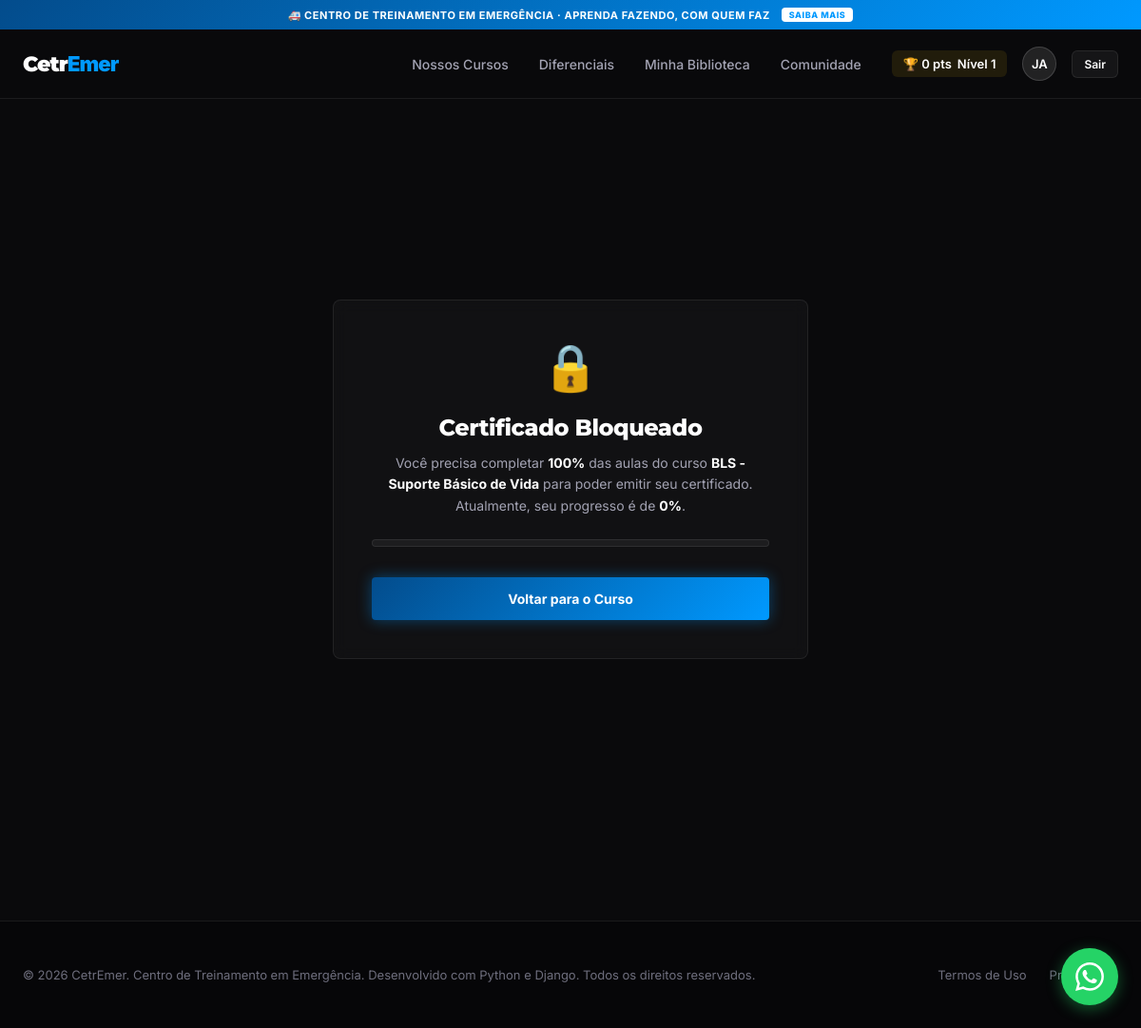
The page /courses/suporte-basico-vida-bls/certificate/ (signed in) on the database its author committed.
### users/models.py (models this page shows, shortened)
class User(AbstractUser):
    class Role(models.TextChoices):
        STUDENT = 'STUDENT', 'Student'
        CREATOR = 'CREATOR', 'Creator'
        ADMIN = 'ADMIN', 'Admin'
    role = models.CharField(
        max_length=10,
        choices=Role.choices,
        default=Role.STUDENT
    )
    avatar = models.ImageField(upload_to='avatars/', null=True, blank=True)
    bio = models.TextField(blank=True)

class StudentProfile(models.Model):
    user = models.OneToOneField(User, on_delete=models.CASCADE, related_name='student_profile')
    points = models.PositiveIntegerField(default=0)
    level = models.PositiveIntegerField(default=1)
    title = models.CharField(max_length=50, default='Novice')
    full_name = models.CharField(max_length=255, blank=True, null=True, verbose_name="Nome Completo")
    cpf = models.CharField(max_length=14, blank=True, null=True, verbose_name="CPF")
    address = models.TextField(blank=True, null=True, verbose_name="Endereço")

### courses/models.py (models this page shows, shortened)
class Course(models.Model):
    title = models.CharField(max_length=200)
    slug = models.SlugField(unique=True)
    description = models.TextField(blank=True)
    cover_image = models.ImageField(upload_to='courses/', null=True, blank=True)
    creator = models.ForeignKey(CreatorProfile, on_delete=models.CASCADE, related_name='courses')
    price = models.DecimalField(max_digits=10, decimal_places=2, default=0.00)
    is_published = models.BooleanField(default=False)
    live_meet_url = models.URLField(blank=True, null=True, verbose_name="Link do Google Meet")
    live_schedule_embed = models.TextField(blank=True, null=True, verbose_name="Código de Incorporação da Agenda (Google Calendar)")
    created_at = models.DateTimeField(auto_now_add=True)

### courses/views.py (the view, shortened to what this page needs)
# urls.py: path('courses/<slug:course_slug>/certificate/', course_views.issue_certificate, name='issue_certificate'),
@login_required
def issue_certificate(request, course_slug):
    course = get_object_or_404(Course, slug=course_slug)
    if request.user.role != 'STUDENT':
        raise Http404("Apenas alunos podem obter certificados.")
    student_profile = request.user.student_profile
    if not Enrollment.objects.filter(student=student_profile, course=course).exists():
        raise Http404("Você não está matriculado neste curso.")
    total_lessons = Lesson.objects.filter(module__course=course).count()
    completed_lessons = Progress.objects.filter(
        student=student_profile,
        lesson__module__course=course,
        is_completed=True
    ).count()
    progress_percent = int((completed_lessons / total_lessons) * 100) if total_lessons > 0 else 0
    if progress_percent < 100:
        return render(request, 'courses/certificate_error.html', {
            'course': course,
            'progress_percent': progress_percent
        })

### templates/courses/certificate_error.html (shortened to what this page needs)
{% extends 'base.html' %}
{% block content %}
<div class="container" style="padding-top: 80px; min-height: 100vh; display: flex; align-items: center; justify-content: center; padding-bottom: 80px;">
    <div class="glass-card" style="max-width: 500px; text-align: center; padding: 40px; border-radius: 8px;">
        <span style="font-size: 48px;">🔒</span>
        <h2 style="font-family: var(--font-title); font-size: 24px; font-weight: 800; color: #fff; margin-top: 20px; margin-bottom: 12px;">
            Certificado Bloqueado
        </h2>
        <p style="color: var(--text-secondary); font-size: 14px; line-height: 1.6; margin-bottom: 24px;">
            Você precisa completar <strong>100%</strong> das aulas do curso <strong>{{ course.title }}</strong> para poder emitir seu certificado.
            Atualmente, seu progresso é de <strong>{{ progress_percent }}%</strong>.
        </p>
        <div style="background: rgba(255,255,255,0.05); border: 1px solid var(--border-color); height: 8px; border-radius: 4px; overflow: hidden; margin-bottom: 32px;">
        </div>
        <a href="{% url 'lesson_detail' course.slug 1 %}" class="btn btn-primary" style="width: 100%; font-weight: 700; border-radius: 4px; padding: 14px;">
            Voltar para o Curso
        </a>
    </div>
</div>
{% endblock %}

### templates/base.html (shortened to what this page needs)
{% load static %}
<!DOCTYPE html>
<html lang="pt-BR">
<head>
    <link rel="stylesheet" href="{% static 'css/main.css' %}">
    <link rel="stylesheet" href="{% static 'css/components.css' %}">
</head>
<body>
    <div class="header-wrapper">
        <div class="top-bar" style="background: linear-gradient(135deg, #034c8c 0%, #0099ff 100%);">
            <span>🚑 CENTRO DE TREINAMENTO EM EMERGÊNCIA · APRENDA FAZENDO, COM QUEM FAZ</span>
            <a href="{% url 'landing' %}#features">SAIBA MAIS</a>
        </div>
        <nav class="nav">
            <div class="container nav-inner">
                <a class="logo" href="{% url 'landing' %}">
                    <span style="font-family: var(--font-title); font-size: 22px; font-weight: 900; letter-spacing: -0.04em; color: #fff;">Cetr<span style="color: #0099ff;">Emer</span></span>
                </a>
                <ul class="nav-links">
                    <li><a href="{% url 'landing' %}#catalog">Nossos Cursos</a></li>
                    <li><a href="{% url 'landing' %}#features">Diferenciais</a></li>
                      {% if user.is_authenticated %}
                        {% if user.role == 'CREATOR' %}
                            <li><a href="{% url 'creator_dashboard' %}">Painel do Produtor</a></li>
                        {% else %}
                            <li><a href="{% url 'dashboard' %}">Minha Biblioteca</a></li>
                        {% endif %}
                        <li><a href="{% url 'community_hub' %}">Comunidade</a></li>
                        <div class="nav-user">
                            {% if user.role == 'STUDENT' %}
                                <div class="nav-user-points">
                                    <span>🏆 {{ user.student_profile.points }} pts</span>
                                    <span>Nível {{ user.student_profile.level }}</span>
                                </div>
                            {% endif %}
                            <a href="{% url 'settings' %}" title="Configurações da Conta" style="text-decoration: none; cursor: pointer; display: flex; align-items: center;">
                                {% if user.avatar %}
                                    <img class="nav-user-avatar" src="{{ user.avatar.url }}" alt="{{ user.username }}" style="border-radius: 50%; border: 1px solid rgba(255,255,255,0.15); width: 36px; height: 36px; object-fit: cover;">
                                {% else %}
                                    <div class="nav-user-avatar" style="background: rgba(255,255,255,0.1); display: flex; align-items: center; justify-content: center; font-weight: 600; font-size: 13px; border-radius: 50%; color: #fff; width: 36px; height: 36px; border: 1px solid rgba(255,255,255,0.15); transition: border-color 0.2s;">
                                        {{ user.username|slice:":2"|upper }}
                                    </div>
                                {% endif %}
                            </a>
                            <li>
                                <form action="{% url 'logout' %}" method="post" style="display: inline;">
                                    <button type="submit" class="btn btn-secondary" style="padding: 6px 12px; font-size: 12px; height: auto;">Sair</button>
                                </form>
                            </li>
                        </div>
                    {% endif %}
                </ul>
            </div>
        </nav>
    </div>
    {% block content %}
    {% endblock %}
    <footer class="footer">
        <div class="container footer-inner">
            <span class="footer-text">© 2026 CetrEmer. Centro de Treinamento em Emergência. Desenvolvido com Python e Django. Todos os direitos reservados.</span>
            <div style="display: flex; gap: 24px;">
                <a href="#" class="footer-text">Termos de Uso</a>
                <a href="#" class="footer-text">Privacidade</a>
            </div>
        </div>
    </footer>
    <a href="https://wa.me/5567996494740" target="_blank" rel="noopener" class="wa-float-btn" aria-label="Fale conosco no WhatsApp">
    </a>
</body>
</html>

### static/css/main.css (style rules this page uses)
:root { --bg-primary: #0a0a0c; --bg-secondary: #121216; --bg-card: rgba(255, 255, 255, 0.03); --bg-card-hover: rgba(255, 255, 255, 0.07); --border-color: rgba(255, 255, 255, 0.08); --border-focus: #ea083d; --text-primary: #ffffff; --text-secondary: #a3a3b3; --text-muted: #6e6e7d; --accent-color: #ea083d; --accent-gradient: linear-gradient(135deg, #bc002c 0%, #ea083d 100%); --accent-glow: 0 0 15px rgba(234, 8, 61, 0.4); --success-color: #2ecc71; --success-gradient: linear-gradient(135deg, #27ae60 0%, #2ecc71 100%); --success-glow: 0 0 15px rgba(46, 204, 113, 0.4); --gold-color: #f1c40f; --font-main: 'Inter', sans-serif; --font-title: 'Outfit', sans-serif; --transition-smooth: all 0.3s cubic-bezier(0.4, 0, 0.2, 1); --border-radius-sm: 6px; --border-radius-md: 12px; --border-radius-lg: 24px; }
* { box-sizing: border-box; margin: 0; padding: 0; font-family: var(--font-main); color: var(--text-primary); -webkit-font-smoothing: antialiased; }
body { background-color: var(--bg-primary); min-height: 100vh; overflow-x: hidden; }
h1, h2, h3, h4, h5, h6 { font-family: var(--font-title); font-weight: 700; letter-spacing: -0.02em; }
a { text-decoration: none; transition: var(--transition-smooth); }
.container { width: 100%; max-width: 1280px; margin: 0 auto; padding: 0 24px; }
.btn { display: inline-flex; align-items: center; justify-content: center; padding: 12px 24px; font-weight: 600; font-size: 14px; border-radius: var(--border-radius-sm); border: 1px solid transparent; cursor: pointer; transition: var(--transition-smooth); font-family: var(--font-main); gap: 8px; }
.btn-primary { background: var(--accent-gradient); color: #fff; border: none; box-shadow: var(--accent-glow); }
.btn-secondary { background: rgba(255, 255, 255, 0.05); color: #fff; border: 1px solid var(--border-color); }
.header-wrapper { position: sticky; top: 0; z-index: 100; background: rgba(10, 10, 12, 0.85); backdrop-filter: blur(12px); -webkit-backdrop-filter: blur(12px); border-bottom: 1px solid var(--border-color); }
.top-bar { background: var(--accent-gradient); text-align: center; padding: 8px 0; font-size: 11px; font-weight: 700; letter-spacing: 0.05em; text-transform: uppercase; display: flex; justify-content: center; align-items: center; gap: 12px; }
.top-bar a { background: #fff; color: var(--accent-color) !important; padding: 2px 8px; border-radius: 4px; font-size: 9px; font-weight: 800; }
.nav { height: 72px; display: flex; align-items: center; }
.nav-inner { display: flex; align-items: center; justify-content: space-between; width: 100%; }
.nav-links { display: flex; align-items: center; list-style: none; gap: 32px; }
.nav-links a { color: var(--text-secondary); font-size: 14px; font-weight: 500; }
.nav-user { display: flex; align-items: center; gap: 16px; }
.nav-user-points { display: flex; align-items: center; gap: 6px; font-size: 13px; font-weight: 600; color: var(--gold-color); background: rgba(241, 196, 15, 0.1); padding: 6px 12px; border-radius: var(--border-radius-sm); }
.nav-user-avatar { width: 36px; height: 36px; border-radius: 50%; object-fit: cover; border: 1px solid var(--border-color); }
.glass-card { background: var(--bg-card); backdrop-filter: blur(8px); -webkit-backdrop-filter: blur(8px); border: 1px solid var(--border-color); border-radius: var(--border-radius-md); padding: 24px; }
.footer { border-top: 1px solid var(--border-color); padding: 48px 0; background-color: #060608; margin-top: 64px; }
.footer-inner { display: flex; justify-content: space-between; align-items: center; }
.footer-text { font-size: 13px; color: var(--text-muted); }

### static/css/components.css (style rules this page uses)
.wa-float-btn { position: fixed; width: 60px; height: 60px; bottom: 24px; right: 24px; background-color: #25d366; color: #fff; border-radius: 50%; text-align: center; font-size: 30px; box-shadow: 0 4px 16px rgba(37, 211, 102, 0.4); z-index: 999; display: flex; align-items: center; justify-content: center; text-decoration: none; transition: transform 0.3s cubic-bezier(0.34, 1.56, 0.64, 1), box-shadow 0.3s; }
.wa-float-btn::after { content: ""; position: absolute; top: 0; left: 0; right: 0; bottom: 0; border-radius: 50%; box-shadow: 0 0 0 0 rgba(37, 211, 102, 0.6); animation: wa-pulse 2s infinite; pointer-events: none; }

### templates/base.html (style rules this page uses)
:root { --font-title: 'Montserrat', sans-serif; --font-main: 'Inter', sans-serif; --accent-color: #0099ff; --accent-gradient: linear-gradient(135deg, #034c8c 0%, #0099ff 100%); --accent-glow: 0 0 15px rgba(0, 153, 255, 0.4); --border-focus: #0099ff; }

### rows shown on the page
User: student_profile.points "0", student_profile.level "1", username "JA"
Course: title "BLS - Suporte Básico de Vida"

### other values the page prints
{{ progress_percent }} "0"
